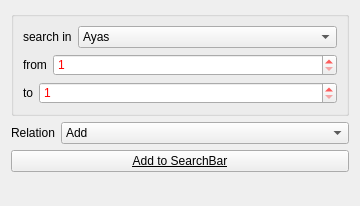
       <widget class="QWidget" name="p_struct">
        <property name="geometry">
         <rect>
          <x>0</x>
          <y>0</y>
          <width>360</width>
          <height>206</height>
         </rect>
        </property>
        <attribute name="label">
         <string>Structural Search</string>
        </attribute>
        <layout class="QVBoxLayout" name="verticalLayout_18">
         <item>
          <widget class="QGroupBox" name="groupBox_9">
           <property name="title">
            <string/>
           </property>
           <layout class="QVBoxLayout" name="verticalLayout_9">
            <item>
             <layout class="QHBoxLayout" name="horizontalLayout_10">
              <item>
               <widget class="QLabel" name="label_19">
                <property name="sizePolicy">
                 <sizepolicy hsizetype="Fixed" vsizetype="Preferred">
                  <horstretch>0</horstretch>
                  <verstretch>0</verstretch>
                 </sizepolicy>
                </property>
                <property name="text">
                 <string>search in</string>
                </property>
                <property name="buddy">
                 <cstring>o_struct_as</cstring>
                </property>
               </widget>
              </item>
              <item>
               <widget class="QComboBox" name="o_struct_as">
                <item>
                 <property name="text">
                  <string>Ayas</string>
                 </property>
                </item>
                <item>
                 <property name="text">
                  <string>Ayas (Global id)</string>
                 </property>
                </item>
                <item>
                 <property name="text">
                  <string>Ruku's</string>
                 </property>
                </item>
                <item>
                 <property name="text">
                  <string>Suras</string>
                 </property>
                </item>
                <item>
                 <property name="text">
                  <string>Pages</string>
                 </property>
                </item>
                <item>
                 <property name="text">
                  <string>Rubu's</string>
                 </property>
                </item>
                <item>
                 <property name="text">
                  <string>Hizbs</string>
                 </property>
                </item>
                <item>
                 <property name="text">
                  <string>Juz's</string>
                 </property>
                </item>
                <item>
                 <property name="text">
                  <string>Manzils</string>
                 </property>
                </item>
               </widget>
              </item>
             </layout>
            </item>
            <item>
             <layout class="QHBoxLayout" name="horizontalLayout_7">
              <item>
               <widget class="QLabel" name="label_14">
                <property name="sizePolicy">
                 <sizepolicy hsizetype="Fixed" vsizetype="Preferred">
                  <horstretch>0</horstretch>
                  <verstretch>0</verstretch>
                 </sizepolicy>
                </property>
                <property name="text">
                 <string>from</string>
                </property>
                <property name="buddy">
                 <cstring>o_struct_from</cstring>
                </property>
               </widget>
              </item>
              <item>
               <widget class="QSpinBox" name="o_struct_from">
                <property name="styleSheet">
                 <string>color : red</string>
                </property>
                <property name="minimum">
                 <number>1</number>
                </property>
                <property name="maximum">
                 <number>286</number>
                </property>
                <property name="value">
                 <number>1</number>
                </property>
               </widget>
              </item>
             </layout>
            </item>
            <item>
             <layout class="QHBoxLayout" name="horizontalLayout_23">
              <item>
               <widget class="QLabel" name="label_29">
                <property name="sizePolicy">
                 <sizepolicy hsizetype="Fixed" vsizetype="Preferred">
                  <horstretch>0</horstretch>
                  <verstretch>0</verstretch>
                 </sizepolicy>
                </property>
                <property name="text">
                 <string>to</string>
                </property>
                <property name="buddy">
                 <cstring>o_struct_from</cstring>
                </property>
               </widget>
              </item>
              <item>
               <widget class="QSpinBox" name="o_struct_to">
                <property name="styleSheet">
                 <string>color : red</string>
                </property>
                <property name="minimum">
                 <number>1</number>
                </property>
                <property name="maximum">
                 <number>286</number>
                </property>
                <property name="value">
                 <number>1</number>
                </property>
               </widget>
              </item>
             </layout>
            </item>
           </layout>
          </widget>
         </item>
         <item>
          <layout class="QHBoxLayout" name="horizontalLayout_30">
           <item>
            <widget class="QLabel" name="label_12">
             <property name="sizePolicy">
              <sizepolicy hsizetype="Fixed" vsizetype="Preferred">
               <horstretch>0</horstretch>
               <verstretch>0</verstretch>
              </sizepolicy>
             </property>
             <property name="text">
              <string>Relation</string>
             </property>
             <property name="buddy">
              <cstring>o_relation_struct</cstring>
             </property>
            </widget>
           </item>
           <item>
            <widget class="QComboBox" name="o_relation_struct">
             <item>
              <property name="text">
               <string>Add</string>
              </property>
             </item>
             <item>
              <property name="text">
               <string>Replace</string>
              </property>
             </item>
             <item>
              <property name="text">
               <string>(OR)</string>
              </property>
             </item>
             <item>
              <property name="text">
               <string>(AND)</string>
              </property>
             </item>
             <item>
              <property name="text">
               <string>(ANDNOT)</string>
              </property>
             </item>
            </widget>
           </item>
          </layout>
         </item>
         <item>
          <widget class="QPushButton" name="o_add2query_struct">
           <property name="font">
            <font>
             <weight>50</weight>
             <bold>false</bold>
             <underline>true</underline>
             <strikeout>false</strikeout>
             <kerning>false</kerning>
            </font>
           </property>
           <property name="cursor">
            <cursorShape>PointingHandCursor</cursorShape>
           </property>
           <property name="toolTip">
            <string/>
           </property>
           <property name="text">
            <string>Add to SearchBar</string>
           </property>
           <property name="icon">
            <iconset resource="../../../resources/images/main.qrc">
             <normaloff>:/resources/up-16.png</normaloff>:/resources/up-16.png</iconset>
           </property>
          </widget>
         </item>
         <item>
          <spacer name="verticalSpacer_7">
           <property name="orientation">
            <enum>Qt::Vertical</enum>
           </property>
           <property name="sizeHint" stdset="0">
            <size>
             <width>20</width>
             <height>0</height>
            </size>
           </property>
          </spacer>
         </item>
        </layout>
       </widget>
